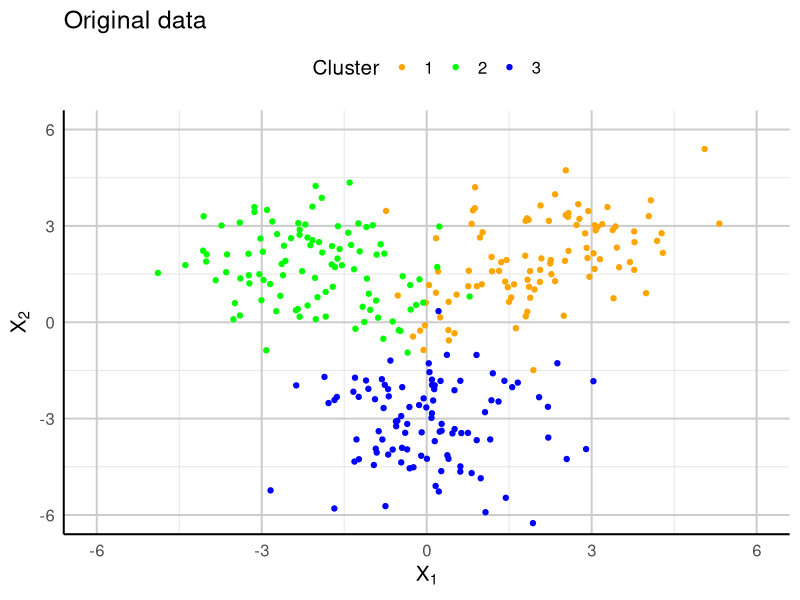
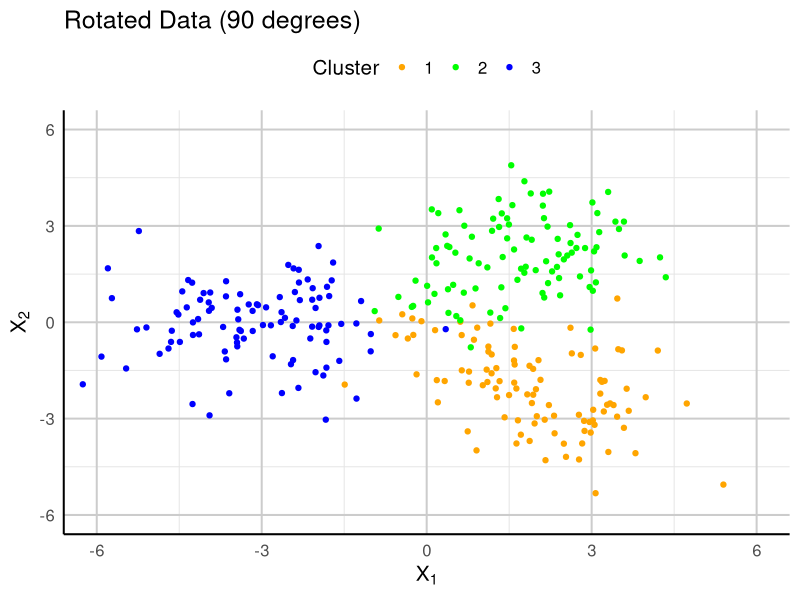

These charts were generated, in order, by the following R code:
# 시뮬레이션 결과를 저장할 폴더 이름 설정

base_path = "C:/Users/mose/Desktop/simulation/results"
simulation_id <- format(Sys.time(), "%H시 %M분 %S초") # 날짜 기반 폴더 이름 생성
save_path <- file.path(base_path, simulation_id)

# 폴더가 없으면 생성
if (!dir.exists(save_path)) {
  dir.create(save_path, recursive = TRUE)
}


# Function
rand.index <- function(true_labels, predicted_labels) {
  if (length(true_labels) != length(predicted_labels)) {
    stop("The length of the two label vectors must be the same.")
  }
  
  contingency_table <- table(true_labels, predicted_labels)
  
  a <- sum(choose(contingency_table, 2))
  b <- sum(choose(rowSums(contingency_table), 2)) - a
  c <- sum(choose(colSums(contingency_table), 2)) - a
  d <- choose(sum(contingency_table), 2) - (a + b + c)
  
  rand_index <- (a + d) / (a + b + c + d)
  return(rand_index)
}

try = function(dat1, dat2, itrN = 500, K=4, k_near=5){
  dat1_cl = kmeans(dat1, K)$cluster
  dat2_cl = kmeans(dat2, K)$cluster
  
  N = nrow(dat1)
  
  # calculate pairwise distance for both datasets
  dat1_dist = as.matrix(dist(dat1))
  dat2_dist = as.matrix(dist(dat2))
  
  # calculate the total distance for an observation  
  tot_dist1 = apply(dat1_dist,2,sum)
  tot_dist2 = apply(dat2_dist,2,sum)
  
  diag(dat1_dist) = NA
  diag(dat2_dist) = NA
  
  # a function that outputs the indices of k_near (number) closest neighbors
  k_near_take = function(x, k_near){
    order(x)[1:k_near]
  }
  
  dat1_near_mat = apply(dat1_dist, 2, k_near_take, k_near)
  dat2_near_mat = apply(dat2_dist, 2, k_near_take, k_near)
  
  rand1 = rep(NA, itrN)
  rand2 = rep(NA, itrN)
  
  # generate itrN number of permutation samples
  for (itr in 1:itrN){
    new_dat1 = dat1
    new_dat2 = dat2
    
    TF_ind = sample(c(T,F), size=N, replace=T)
    
    for (i in 1:N){
      if (TF_ind[i]){
        
        mix_coef1 = dat1_dist[i,dat1_near_mat[,i]]
        mix_coef1 = mix_coef1/sum(mix_coef1)
        mix_coef2 = dat2_dist[i,dat2_near_mat[,i]]
        mix_coef2 = mix_coef2/sum(mix_coef2)
        
        new_dat2_point = apply(mix_coef1*dat2[dat1_near_mat[,i],],2,sum) 
        new_dat1_point = apply(mix_coef2*dat1[dat2_near_mat[,i],],2,sum) 
        
        new_dat1[i,] = new_dat1_point
        new_dat2[i,] = new_dat2_point
        
      } 
    }
    
    new_cl_dat1 = kmeans(new_dat1, K)
    new_cl_dat2 = kmeans(new_dat2, K)
    
    rand1[itr] = rand.index(new_cl_dat1$cluster, dat2_cl)
    rand2[itr] = rand.index(new_cl_dat2$cluster, dat1_cl)
  }
  
  return(list(ri1= rand1, ri2=rand2, rf= rand.index(dat2_cl, dat1_cl)))
}

# Load libraries
library(MASS)
library(ggplot2)
library(gridExtra)
library(progress)

# Setting seed
set.seed(241007)

# Define centroids (mean vectors)
mu1 <- c(2, 2)
mu2 <- c(-2, 2)
mu3 <- c(0, -3)

# Adjusted covariance matrices for more overlap
cov1 <- matrix(c(1.5, 0.6, 0.6, 1.5), nrow = 2)
cov2 <- matrix(c(1.5, -0.4, -0.4, 1.5), nrow = 2)
cov3 <- matrix(c(1.5, 0.3, 0.3, 1.5), nrow = 2)

# Sampling 100 data points ~ MultiNormal dist for each centroid
cluster1 <- mvrnorm(100, mu = mu1, Sigma = cov1)
cluster2 <- mvrnorm(100, mu = mu2, Sigma = cov2)
cluster3 <- mvrnorm(100, mu = mu3, Sigma = cov3)

# Combine the data into a single data frame for ggplot
dat1 <- data.frame(
  X1 = c(cluster1[,1], cluster2[,1], cluster3[,1]),
  X2 = c(cluster1[,2], cluster2[,2], cluster3[,2]),
  Cluster = factor(rep(1:3, each = 100))
)

# Define colors for clusters
cluster_colors <- c("orange", "green", "blue")

# Create the ggplot
p <- ggplot(dat1, aes(x = X1, y = X2, color = Cluster)) +
  geom_point(size = 1.5) +
  # stat_ellipse(type = "norm", linetype = "dashed", size = 1) +  # Add ellipses
  scale_color_manual(values = cluster_colors) +
  labs(x = expression(X[1]), y = expression(X[2]), title = "Original data") +
  theme_minimal(base_size = 15) +
  theme(
    panel.grid.major = element_line(color = "grey80", linetype = "solid"),
    panel.grid.minor = element_line(color = "grey90", linetype = "solid"),
    axis.line = element_line(color = "black"),
    legend.position = "top"
  ) +
  coord_cartesian(xlim = c(-6, 6), ylim = c(-6, 6))

p

#
dat_rotated <- dat1

dat_rotated$X1 <- dat1$X2
dat_rotated$X2 <- -dat1$X1

p3 <- ggplot(dat_rotated, aes(x = X1, y = X2, color = Cluster)) +
  geom_point(size = 1.5) +
  # stat_ellipse(type = "norm", linetype = "dashed", size = 1) +  # Add ellipses
  scale_color_manual(values = cluster_colors) +
  labs(x = expression(X[1]), y = expression(X[2]), title = "Rotated Data (90 degrees)") +
  theme_minimal(base_size = 15) +
  theme(
    panel.grid.major = element_line(color = "grey80", linetype = "solid"),
    panel.grid.minor = element_line(color = "grey90", linetype = "solid"),
    axis.line = element_line(color = "black"),
    legend.position = "top"
  ) +
  coord_cartesian(xlim = c(-6, 6), ylim = c(-6, 6))

p3
